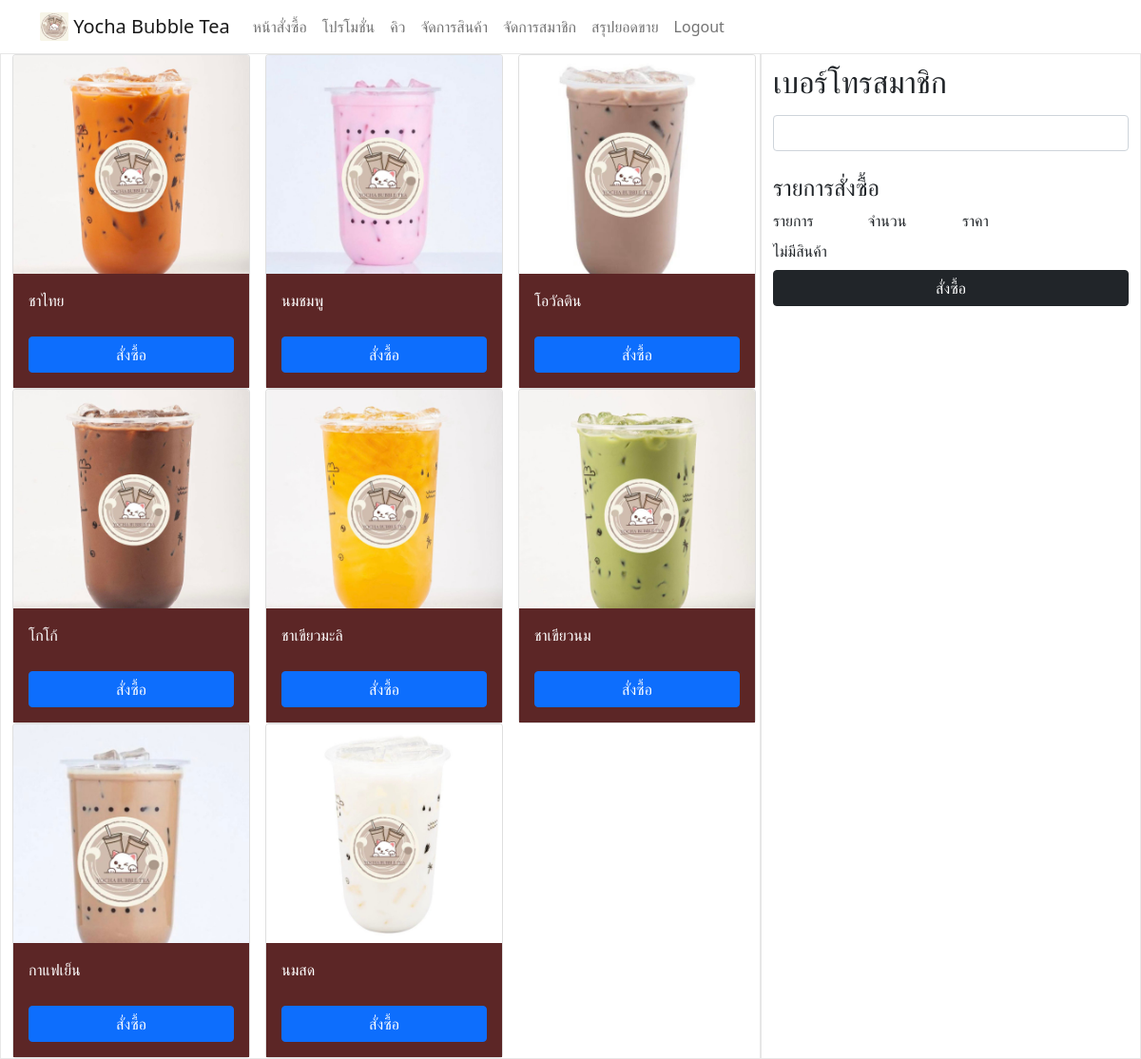
The page /employee/home.php (signed in) on the database its author committed.
### tables this page shows
CREATE TABLE `product` (
  `pro_id` int(11) NOT NULL,
  `name` varchar(50) NOT NULL,
  `type` varchar(25) NOT NULL,
  `image` varchar(100) NOT NULL
);

### employee/home.php (the view, shortened to what this page needs)
<?php
include("navbar_em.php");
include("../connection.php");
$sql = "SELECT * FROM product WHERE type = 'drink'";
$result = $conn->query($sql);
?>
<html lang="en">
<head>
    <link id="theme" rel="stylesheet" href="../assets/css/home.css">
    <link href="https://cdn.jsdelivr.net/npm/bootstrap@5.0.2/dist/css/bootstrap.min.css" rel="stylesheet">
</head>
<body>
    <div class="container-fluid">
        <div class="row">
            <div class="container-order-list col-md-8">
                <div class="row">
                    <?php
                    $count = 0;
                    while ($row = $result->fetch_assoc()) {
                        if($count % 3 == 0 && $count != 0) {
                            echo '</div><div class="row">';
                        }
                        echo '<div class="col-md-4" id="' .$row['pro_id']. '" onclick="showProId(' . $row['pro_id'] . ')">';
                        echo '    <div class="card" style="width: 250px;" id="item_card">';
                        echo '        <img src="../assets/img/product/' . $row['image'] . '" class="card-img-top" alt=" '.$row['name']. ' ">';
                        echo '        <div class="card-body">';
                        echo '            <p class="card-text">' . $row['name'] . '</p>';
                        echo '            <button type="button" class="btn btn-primary" onclick="document.getElementById(\'popup\').style.display=\'block\'">สั่งซื้อ</button>';
                        echo '        </div>';
                        echo '    </div>';
                        echo '</div>';
                        $count++;
                    }
                    ?>
                </div>
            </div>
            <form  action="confirm_order.php" class="container-order col-md-4">
                <label class="form-label" for="men_id"> <h2>เบอร์โทรสมาชิก</h2></label>
                <input type="text" class="form-control" id="searchInput" onkeyup="showResult(this.value)" name="mem_id" value="">
                <br>
                <h4>รายการสั่งซื้อ</h4>
                <div class="row mb-2">
                    <div class="col">
                        รายการ
                    </div>
                    <div class="col">
                        จำนวน
                    </div>
                    <div class="col">
                        ราคา
                    </div>
                    <div class="col"></div>
                </div>
                <?php
                    if (!empty($_SESSION['cart'])) {
                        foreach ($_SESSION['cart'] as $index => $order) {
                            $quantityDisplayId = "countDrinkDisplay-" . $index;
                            $increaseButtonId = "increaseButton-" . $index;
                            $decreaseButtonId = "decreaseButton-" . $index;
                            $priceDisplayId = "price-$index";
                            $totalPrice = $order['price'] * $order['quantity'];
                            echo '<div class="row mb-2">';
                            echo '  <div class="col">';
                            echo        $order['drink']['name'] . ' ' . $order['size'];
                            if (!empty($order['topping']['name'])) {
                                echo '<div> + '. $order['topping']['name'] . '</div>';
                            }
                            echo '  </div>';
                            echo '  <div class="col">';
                            echo "<button type='button' class='btn btn-secondary btn-sm' id='$decreaseButtonId' onclick='changeQuantity(-1, $index)'>-</button>";
                            echo " <span id='$quantityDisplayId'>".$order['quantity']."</span>";
                            echo "<button type='button' class='btn btn-secondary btn-sm' id='$increaseButtonId' onclick='changeQuantity(1, $index)'>+</button>";
                            echo '  </div>';
                            echo '  <div class="col">';
                            echo " <span id='$priceDisplayId' data-base-price='".$order['price']."'>$totalPrice</span>";
                            echo '  </div>';
                            echo '  <div class="col">';
                            echo        "<a class='btn btn-danger pt-1' href='remove_from_cart.php?cart_index=$index'>X</a>";
                            echo '  </div>';
                            echo '</div>';
                        }
                    } else {
                        echo '<div class="mb-2">ไม่มีสินค้า</div>';
                    }
                ?>
                <button type="submit" class="btn btn-dark">สั่งซื้อ</button>
            </form>
        </div>
    </div>
</body>
</html>

### assets/css/home.css (style rules this page uses)
.container-order-list { padding: 0px 10px; border: 1px solid #00000018; }
.container-order { display: flex; flex-direction: column; border: 1px solid #00000018; padding: 10px; }
.card-body { display: flex; flex-direction: column; gap: 10px; padding: 10px; background-color: #5c2626; color: white; }

### rows shown on the page
product: image+name (picture), name "ชาไทย"
product: image+name (picture), name "นมชมพู"
product: image+name (picture), name "โอวัลติน"
product: image+name (picture), name "โกโก้"
product: image+name (picture), name "ชาเขียวมะลิ"
product: image+name (picture), name "ชาเขียวนม"
product: image+name (picture), name "กาแฟเย็น"
product: image+name (picture), name "นมสด"
